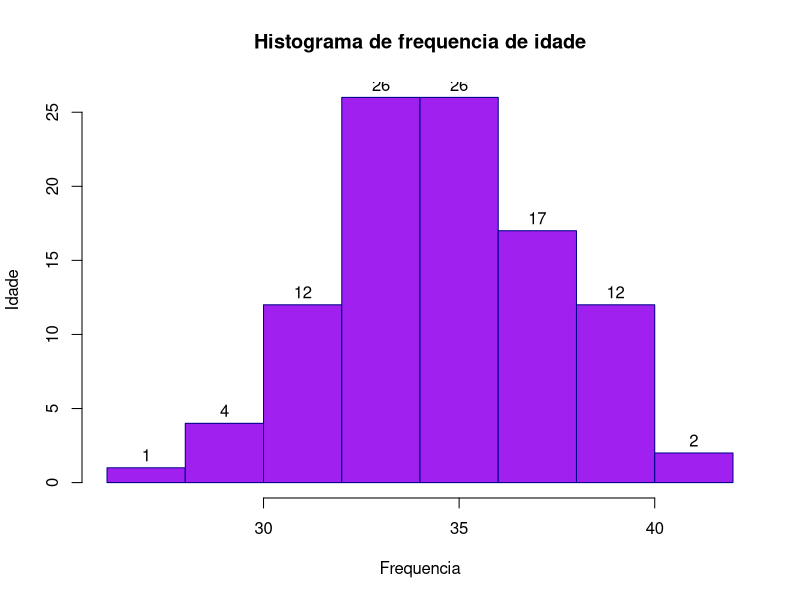

Here is the R script that generated this plot:
idade <- rnorm(100, mean = 35, 3)

idade

hist(idade, main = "Histograma de frequencia de idade", 
     xlab= "Frequencia", ylab = "Idade", col = "purple", 
     border = "darkblue",
     labels =  TRUE)
